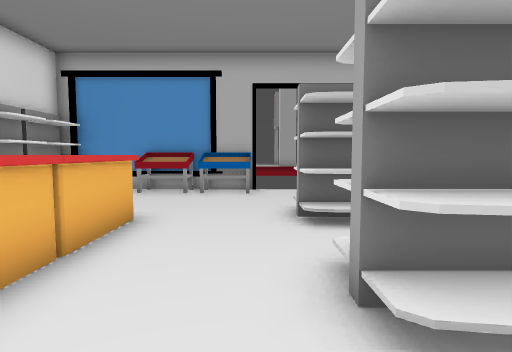
view 1 (above)

16 first-person views from a walk through a Godot game level. The camera is 1.2 m above the floor, tilts 4° down and sees 80° across. Doors that lead somewhere are drawn open, without their leaves. The floor is counted in squares, 1 m on a side. Each view is taken from the middle of a square. On the plan, view 1 faces up. The plan holds only what a view shows up to about 13 squares ahead; the rest is blank. The place goes on beyond the plan.

view 2
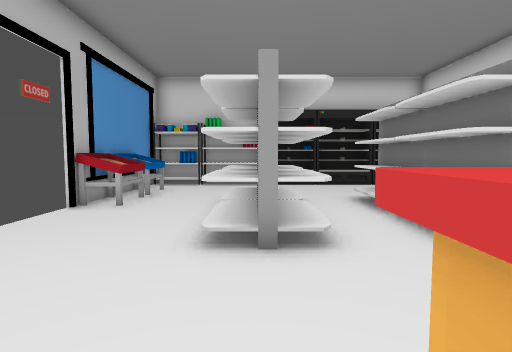

view 3
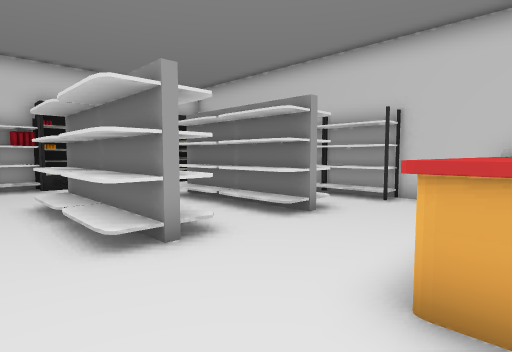

view 4
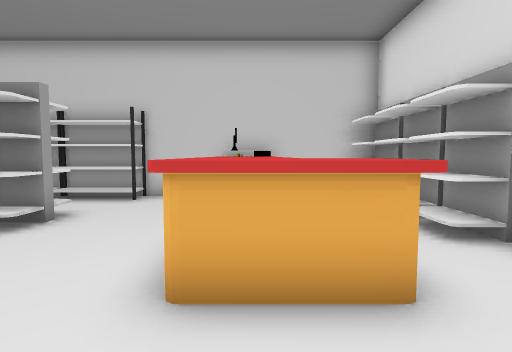

view 5
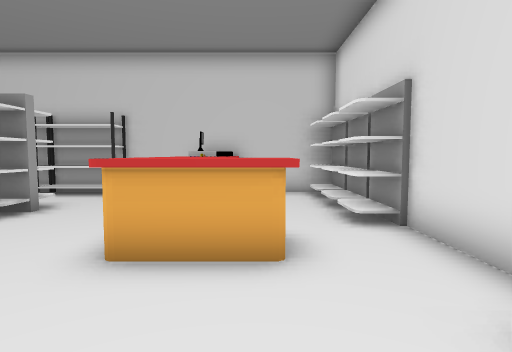

view 6
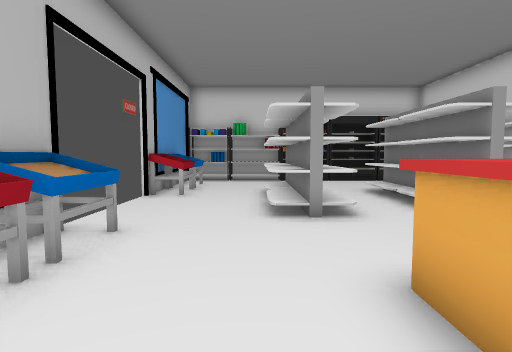

view 7
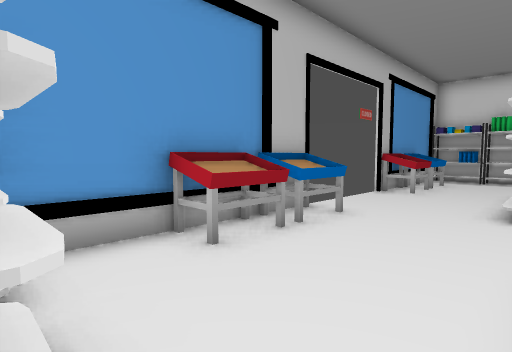

view 8
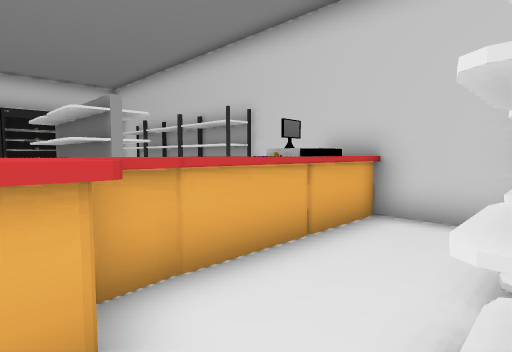

view 9
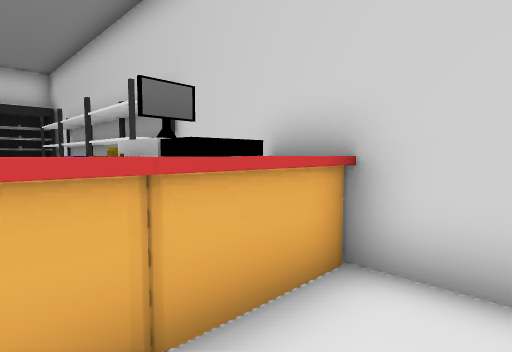

view 10
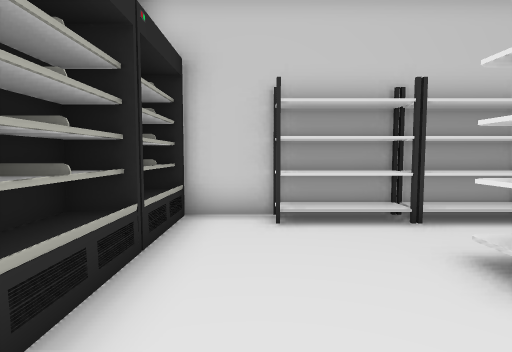

view 11
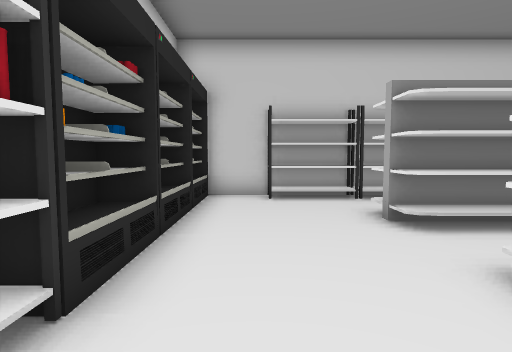

view 12
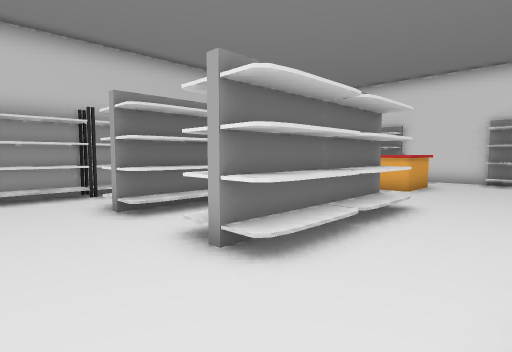

view 13
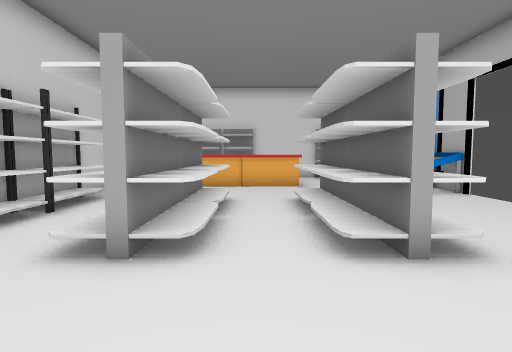

view 14
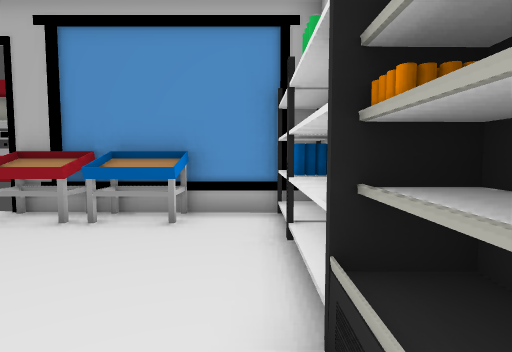

view 15
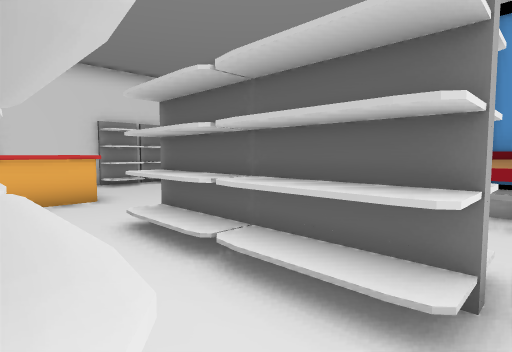

view 16
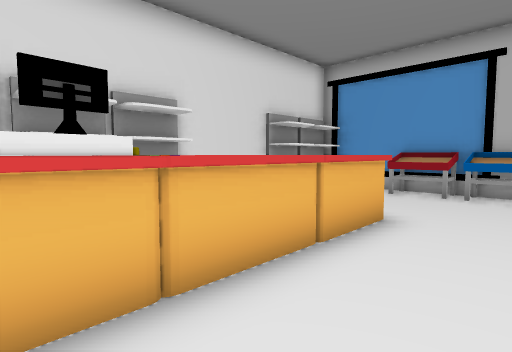

### Floor plan
Key: @ floor where view 1 was taken; # wall or solid block; . floor; D open door; ^ raised ledge; S shelf; C coin.
Columns run from 7 left of view 1 to 10 right of it. Each row starts with its distance up from view 1.
 10 #S##SSSSDDDSS S###
  9 #S..SSS.....SSS..#
  8 #S...............#
  7 #S...............#
  6 #.......#####....#
  5 #..^^^..#####....#
  4 ##..^^...........#
  3 ##..^^..#####....#
  2  #..^^..#####....#
  1  #..CC...........#
  0  #..^^.@##.......#
 -1  ###^^############

Where each view was taken, in squares from view 1:
view 1: 0 up, 0 right, facing up
view 2: 6 up, 3 left, facing right
view 3: 8 up, 3 left, facing down-right
view 4: 8 up, 3 left, facing down
view 5: 9 up, 4 left, facing down
view 6: 7 up, 5 left, facing right
view 7: 6 up, 6 left, facing up-right
view 8: 5 up, 6 left, facing down-right
view 9: 2 up, 5 left, facing down-right
view 10: 5 up, 8 right, facing down
view 11: 8 up, 8 right, facing down
view 12: 9 up, 8 right, facing down-left
view 13: 4 up, 9 right, facing left
view 14: 4 up, 9 right, facing up
view 15: 3 up, 6 right, facing up-left
view 16: 0 up, 0 right, facing up-left
